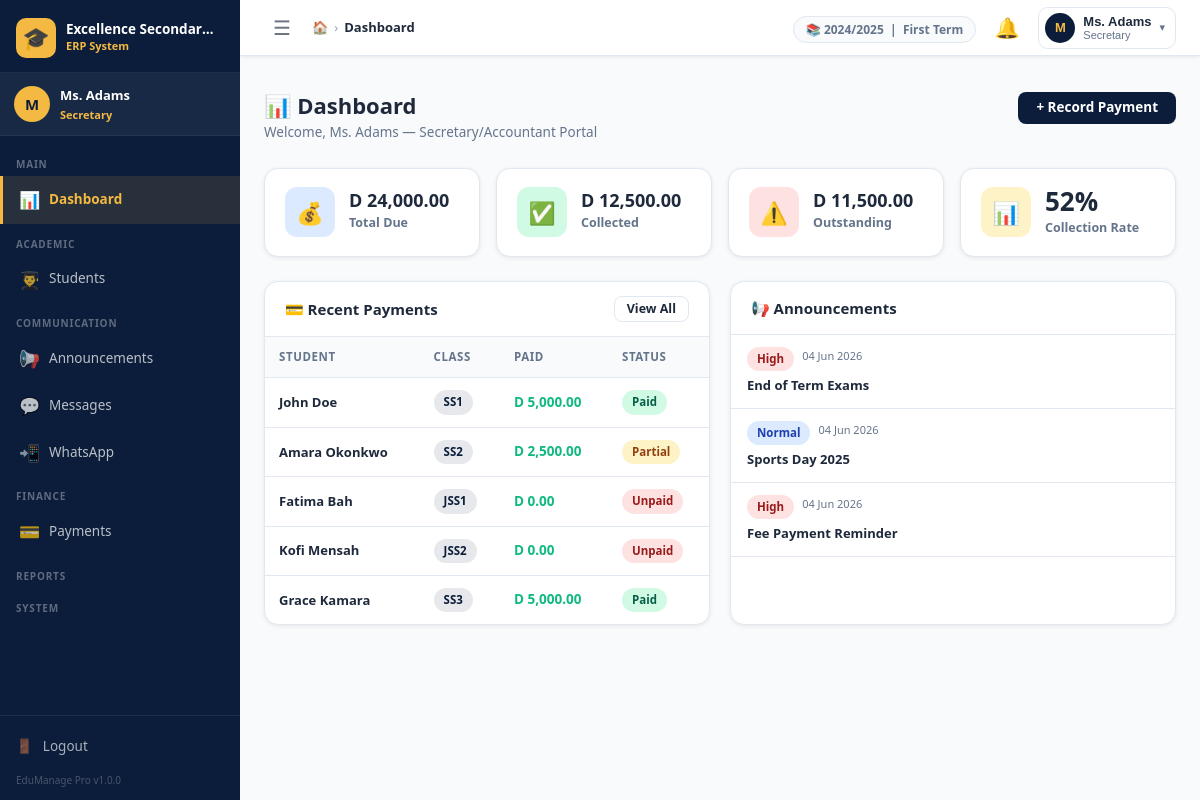
Screenshot of /secretary/dashboard.php (signed in) with the database file from the repository.
### tables this page shows
CREATE TABLE `settings` (
  `id`          INT UNSIGNED NOT NULL AUTO_INCREMENT,
  `setting_key` VARCHAR(100) NOT NULL UNIQUE,
  `setting_val` TEXT         DEFAULT NULL,
  `updated_at`  TIMESTAMP    NOT NULL DEFAULT CURRENT_TIMESTAMP ON UPDATE CURRENT_TIMESTAMP,
  PRIMARY KEY (`id`),
  KEY `idx_key` (`setting_key`)
);

CREATE TABLE `payments` (
  `id`             INT UNSIGNED  NOT NULL AUTO_INCREMENT,
  `payment_code`   VARCHAR(20)   NOT NULL UNIQUE,
  `student_id`     INT UNSIGNED  NOT NULL,
  `term_id`        INT UNSIGNED  NOT NULL,
  `session_id`     INT UNSIGNED  NOT NULL,
  `fee_type`       VARCHAR(100)  NOT NULL DEFAULT 'School Fees',
  `amount_due`     DECIMAL(10,2) NOT NULL DEFAULT 0,
  `amount_paid`    DECIMAL(10,2) NOT NULL DEFAULT 0,
  `balance`        DECIMAL(10,2) GENERATED ALWAYS AS (`amount_due`-`amount_paid`) STORED,
  `payment_date`   DATE          DEFAULT NULL,
  `payment_method` VARCHAR(50)   DEFAULT 'Cash',
  `receipt_no`     VARCHAR(50)   DEFAULT NULL,
  `status`         ENUM('paid','partial','unpaid') NOT NULL DEFAULT 'unpaid',
  `notes`          TEXT          DEFAULT NULL,
  `recorded_by`    INT UNSIGNED  DEFAULT NULL,
  `created_at`     TIMESTAMP     NOT NULL DEFAULT CURRENT_TIMESTAMP,
  `updated_at`     TIMESTAMP     NOT NULL DEFAULT CURRENT_TIMESTAMP ON UPDATE CURRENT_TIMESTAMP,
  PRIMARY KEY (`id`),
  CONSTRAINT `fk_pay_student` FOREIGN KEY (`student_id`) REFERENCES `students`(`id`) ON DELETE CASCADE,
  CONSTRAINT `fk_pay_term`    FOREIGN KEY (`term_id`)    REFERENCES `terms`(`id`),
  CONSTRAINT `fk_pay_session` FOREIGN KEY (`session_id`) REFERENCES `academic_sessions`(`id`)
);

CREATE TABLE `students` (
  `id`              INT UNSIGNED NOT NULL AUTO_INCREMENT,
  `user_id`         INT UNSIGNED DEFAULT NULL,
  `student_id`      VARCHAR(20)  NOT NULL UNIQUE,
  `full_name`       VARCHAR(100) NOT NULL,
  `gender`          ENUM('Male','Female') NOT NULL,
  `dob`             DATE         DEFAULT NULL,
  `class_id`        INT UNSIGNED NOT NULL,
  `session_id`      INT UNSIGNED NOT NULL,
  `parent_name`     VARCHAR(100) DEFAULT NULL,
  `parent_phone1`   VARCHAR(20)  NOT NULL,
  `parent_phone2`   VARCHAR(20)  NOT NULL,
  `parent_email`    VARCHAR(100) DEFAULT NULL,
  `address`         TEXT         DEFAULT NULL,
  `photo`           VARCHAR(255) DEFAULT NULL,
  `blood_group`     VARCHAR(5)   DEFAULT NULL,
  `medical_notes`   TEXT         DEFAULT NULL,
  `status`          ENUM('active','inactive','graduated','transferred') NOT NULL DEFAULT 'active',
  `enrolled_date`   DATE         DEFAULT NULL,
  `created_at`      TIMESTAMP    NOT NULL DEFAULT CURRENT_TIMESTAMP,
  `updated_at`      TIMESTAMP    NOT NULL DEFAULT CURRENT_TIMESTAMP ON UPDATE CURRENT_TIMESTAMP,
  PRIMARY KEY (`id`),
  KEY `idx_student_id` (`student_id`),
  KEY `idx_class`      (`class_id`),
  KEY `idx_session`    (`session_id`),
  CONSTRAINT `fk_student_class`   FOREIGN KEY (`class_id`)   REFERENCES `classes`(`id`),
  CONSTRAINT `fk_student_session` FOREIGN KEY (`session_id`) REFERENCES `academic_sessions`(`id`),
  CONSTRAINT `fk_student_user`    FOREIGN KEY (`user_id`)    REFERENCES `users`(`id`) ON DELETE SET NULL
);

CREATE TABLE `classes` (
  `id`          INT UNSIGNED NOT NULL AUTO_INCREMENT,
  `name`        VARCHAR(50)  NOT NULL UNIQUE,
  `description` VARCHAR(255) DEFAULT NULL,
  `capacity`    INT UNSIGNED DEFAULT 40,
  `sort_order`  INT UNSIGNED DEFAULT 0,
  `created_at`  TIMESTAMP    NOT NULL DEFAULT CURRENT_TIMESTAMP,
  PRIMARY KEY (`id`),
  KEY `idx_name` (`name`)
);

CREATE TABLE `announcements` (
  `id`         INT UNSIGNED NOT NULL AUTO_INCREMENT,
  `title`      VARCHAR(200) NOT NULL,
  `body`       TEXT         NOT NULL,
  `priority`   ENUM('high','normal','low') NOT NULL DEFAULT 'normal',
  `target`     ENUM('all','students','teachers','parents') NOT NULL DEFAULT 'all',
  `posted_by`  INT UNSIGNED NOT NULL,
  `expires_at` DATE         DEFAULT NULL,
  `created_at` TIMESTAMP    NOT NULL DEFAULT CURRENT_TIMESTAMP,
  PRIMARY KEY (`id`),
  CONSTRAINT `fk_ann_user` FOREIGN KEY (`posted_by`) REFERENCES `users`(`id`)
);

### config/db.php (called while the page is built, shortened)
<?php
class Database {
    private static ?PDO $instance = null;
    public static function getInstance(): PDO {
        if (self::$instance === null) {
            $dsn = sprintf(
                'mysql:host=%s;dbname=%s;charset=%s',
                DB_HOST, DB_NAME, DB_CHARSET
            );
            $options = [
                PDO::ATTR_ERRMODE            => PDO::ERRMODE_EXCEPTION,
                PDO::ATTR_DEFAULT_FETCH_MODE => PDO::FETCH_ASSOC,
                PDO::ATTR_EMULATE_PREPARES   => false,
                PDO::MYSQL_ATTR_INIT_COMMAND => "SET NAMES utf8mb4 COLLATE utf8mb4_unicode_ci",
            ];
            try {
                self::$instance = new PDO($dsn, DB_USER, DB_PASS, $options);
            } catch (PDOException $e) {
                error_log('[EduManage DB Error] ' . $e->getMessage());
                http_response_code(500);
                die(json_encode([
                    'success' => false,
                    'message' => 'Database connection failed. Please contact the administrator.'
                ]));
            }
        }
        return self::$instance;
    }
    public static function query(string $sql, array $params = []): PDOStatement {
        $stmt = self::getInstance()->prepare($sql);
        $stmt->execute($params);
        return $stmt;
    }
    public static function fetchOne(string $sql, array $params = []): ?array {
        $row = self::query($sql, $params)->fetch();
        return $row ?: null;
    }
    public static function fetchAll(string $sql, array $params = []): array {
        return self::query($sql, $params)->fetchAll();
    }
}

### includes/auth.php (called while the page is built, shortened)
<?php
function current_full_name(): string  { return $_SESSION['full_name'] ?? ''; }
function current_role_name(): string  { return $_SESSION['role_name'] ?? ''; }

### secretary/dashboard.php (the view, shortened to what this page needs)
<?php
$pageTitle  = 'Dashboard';
$sess_id = current_session_id();
$term_id = current_term_id();
$payStats = Database::fetchOne(
    "SELECT SUM(amount_due) AS total_due, SUM(amount_paid) AS total_paid,
            SUM(amount_due-amount_paid) AS total_balance,
            COUNT(CASE WHEN status='paid'    THEN 1 END) AS paid,
            COUNT(CASE WHEN status='partial' THEN 1 END) AS partial,
            COUNT(CASE WHEN status='unpaid'  THEN 1 END) AS unpaid,
            COUNT(*) AS total
     FROM payments WHERE session_id=? AND term_id=?",
    [$sess_id, $term_id]
);
$recentPayments = Database::fetchAll(
    "SELECT p.*, s.full_name, s.student_id AS sid, c.name AS class_name
     FROM payments p JOIN students s ON s.id=p.student_id JOIN classes c ON c.id=s.class_id
     WHERE p.session_id=? AND p.term_id=?
     ORDER BY p.created_at DESC LIMIT 10",
    [$sess_id, $term_id]
);
$announcements = Database::fetchAll(
    "SELECT a.*, u.full_name AS author FROM announcements a JOIN users u ON u.id=a.posted_by
     WHERE (a.expires_at IS NULL OR a.expires_at >= CURDATE())
     ORDER BY a.created_at DESC LIMIT 5"
);
include INCLUDES_PATH . '/header.php';
?>
<div class="page-header">
    <div class="page-header-left">
        <h1 class="page-title">📊 Dashboard</h1>
        <p class="page-subtitle">Welcome, <?= e(current_full_name()) ?> — Secretary/Accountant Portal</p>
    </div>
    <div class="page-header-actions">
        <a href="<?= BASE_URL ?>/secretary/payments.php" class="btn btn-primary">+ Record Payment</a>
    </div>
</div>
<div class="stats-grid mb-24" style="grid-template-columns:repeat(4,1fr)">
    <div class="stat-card stat-blue">
        <div class="stat-icon">💰</div>
        <div class="stat-info">
            <div class="stat-value" style="font-size:18px"><?= money((float)($payStats['total_due']??0)) ?></div>
            <div class="stat-label">Total Due</div>
        </div>
    </div>
    <div class="stat-card stat-green">
        <div class="stat-icon">✅</div>
        <div class="stat-info">
            <div class="stat-value" style="font-size:18px"><?= money((float)($payStats['total_paid']??0)) ?></div>
            <div class="stat-label">Collected</div>
        </div>
    </div>
    <div class="stat-card stat-red">
        <div class="stat-icon">⚠️</div>
        <div class="stat-info">
            <div class="stat-value" style="font-size:18px"><?= money((float)($payStats['total_balance']??0)) ?></div>
            <div class="stat-label">Outstanding</div>
        </div>
    </div>
    <div class="stat-card stat-gold">
        <div class="stat-icon">📊</div>
        <?php $rate = (float)($payStats['total_due']??0)>0 ? round(((float)$payStats['total_paid']/(float)$payStats['total_due'])*100) : 0; ?>
        <div class="stat-info">
            <div class="stat-value"><?= $rate ?>%</div>
            <div class="stat-label">Collection Rate</div>
        </div>
    </div>
</div>
<div class="grid-2">
    <div class="card">
        <div class="card-header">💳 Recent Payments
            <a href="<?= BASE_URL ?>/secretary/payments.php" class="btn btn-sm btn-outline">View All</a>
        </div>
        <div class="table-wrap">
            <table class="data-table">
                <thead><tr><th>Student</th><th>Class</th><th>Paid</th><th>Status</th></tr></thead>
                <tbody>
                <?php foreach ($recentPayments as $p): ?>
                    <tr>
                        <td><div style="font-weight:700;font-size:13px"><?= e($p['full_name']) ?></div></td>
                        <td><span class="badge badge-navy"><?= e($p['class_name']) ?></span></td>
                        <td style="color:var(--emerald);font-weight:700"><?= money($p['amount_paid']) ?></td>
                        <td><?= status_badge($p['status']) ?></td>
                    </tr>
                <?php endforeach; ?>
                </tbody>
            </table>
        </div>
    </div>
    <div class="card">
        <div class="card-header">📢 Announcements</div>
        <div style="padding:0">
            <?php foreach ($announcements as $ann): ?>
                <div style="padding:12px 16px;border-bottom:1px solid var(--border)">
                    <div style="display:flex;gap:8px;margin-bottom:4px">
                        <?= status_badge($ann['priority']) ?>
                        <span class="text-xs text-muted"><?= format_date($ann['created_at'],'d M Y') ?></span>
                    </div>
                    <div style="font-weight:700;font-size:13px"><?= e($ann['title']) ?></div>
                </div>
            <?php endforeach; ?>
        </div>
    </div>
</div>
<?php include INCLUDES_PATH . '/footer.php'; ?>

### includes/header.php (shortened to what this page needs)
<?php
$pageTitle   = $pageTitle   ?? 'Dashboard';
$schoolName  = get_setting('school_name', APP_NAME);
?>
<!DOCTYPE html>
<html lang="en">
<head>
    <link rel="stylesheet" href="<?= BASE_URL ?>/assets/css/style.css">
</head>
<body>
<div class="app-wrapper">
    <?php include INCLUDES_PATH . '/sidebar.php'; ?>
    <div class="main-area">
        <header class="topnav">
            <div class="topnav-left">
                <button class="sidebar-toggle" id="sidebarToggle" title="Toggle Sidebar">
                    ☰
                </button>
                <nav class="breadcrumb-nav">
                    <span class="bc-home">
                        <a href="<?= BASE_URL ?>/admin/dashboard.php">🏠</a>
                    </span>
                    <span class="bc-sep">›</span>
                    <span class="bc-current"><?= e($pageTitle) ?></span>
                </nav>
            </div>
            <div class="topnav-right">
                <div class="topnav-meta hidden-sm">
                    <span class="meta-pill">
                        📚 <?= e(get_setting('current_session', '—')) ?>
                        &nbsp;|&nbsp;
                        <?= e(get_setting('current_term', '—')) ?> Term
                    </span>
                </div>
                <div class="notif-wrap" id="notifWrap">
                    <button class="notif-btn" id="notifBtn" title="Notifications">
                        🔔
                    </button>
                </div>
                <div class="user-wrap" id="userWrap">
                    <button class="user-btn" id="userBtn">
                        <div class="user-avatar">
                            <?= strtoupper(substr(current_full_name(), 0, 1)) ?>
                        </div>
                        <div class="user-info hidden-sm">
                            <span class="user-name"><?= e(current_full_name()) ?></span>
                            <span class="user-role"><?= e(ucfirst(current_role_name())) ?></span>
                        </div>
                        <span class="user-caret">▾</span>
                    </button>
                </div>
            </div>
        </header>
        <div class="flash-container">
        </div>
        <main class="main-content">

### includes/functions.php (shortened to what this page needs)
<?php
function e(mixed $val): string {
    return htmlspecialchars((string)($val ?? ''), ENT_QUOTES | ENT_HTML5, 'UTF-8');
}
function get_setting(string $key, string $default = ''): string {
    static $cache = [];
    if (!isset($cache[$key])) {
        $row = Database::fetchOne(
            "SELECT setting_val FROM settings WHERE setting_key = ? LIMIT 1",
            [$key]
        );
        $cache[$key] = $row ? $row['setting_val'] : $default;
    }
    return $cache[$key] ?? $default;
}
function current_session(): ?array {
    return Database::fetchOne(
        "SELECT * FROM academic_sessions WHERE is_current = 1 LIMIT 1"
    );
}
function current_term(): ?array {
    return Database::fetchOne(
        "SELECT t.* FROM terms t
         JOIN academic_sessions s ON s.id = t.session_id
         WHERE t.is_current = 1 AND s.is_current = 1
         LIMIT 1"
    );
}
function current_session_id(): int {
    $s = current_session();
    return $s ? (int)$s['id'] : 0;
}
function current_term_id(): int {
    $t = current_term();
    return $t ? (int)$t['id'] : 0;
}
function status_badge(string $status): string {
    $map = [
        'active'    => 'badge-success',
        'inactive'  => 'badge-danger',
        'present'   => 'badge-success',
        'absent'    => 'badge-danger',
        'late'      => 'badge-warning',
        'paid'      => 'badge-success',
        'partial'   => 'badge-warning',
        'unpaid'    => 'badge-danger',
        'high'      => 'badge-danger',
        'normal'    => 'badge-primary',
        'low'       => 'badge-secondary',
        'graduated' => 'badge-purple',
        'transferred'=> 'badge-info',
    ];
    $cls = $map[strtolower($status)] ?? 'badge-secondary';
    return '<span class="badge ' . $cls . '">' . e(ucfirst($status)) . '</span>';
}
function format_date(string $date, string $format = 'd M Y'): string {
    return date($format, strtotime($date));
}
function money(float $amount): string {
    return get_setting('currency_symbol', 'D') . ' ' . number_format($amount, 2);
}

### rows the page displays
settings: setting_val "2024/2025"
settings: setting_val "First"
payments: student.full_name "John Doe", classes.name "SS1", amount_paid "D 5,000.00", status "Paid"
payments: student.full_name "Amara Okonkwo", classes.name "SS2", amount_paid "D 2,500.00", status "Partial"
payments: student.full_name "Fatima Bah", classes.name "JSS1", amount_paid "D 0.00", status "Unpaid"
payments: student.full_name "Kofi Mensah", classes.name "JSS2", amount_paid "D 0.00", status "Unpaid"
payments: student.full_name "Grace Kamara", classes.name "SS3", amount_paid "D 5,000.00", status "Paid"
announcements: priority "High", created_at "04 Jun 2026", title "End of Term Exams"
announcements: priority "Normal", created_at "04 Jun 2026", title "Sports Day 2025"
announcements: priority "High", created_at "04 Jun 2026", title "Fee Payment Reminder"

### other values shown
get_setting('school_name', APP_NAME) "Excellence Secondar…"
substr(current_full_name(), 0, 1) "M"
current_full_name() "Ms. Adams"
current_role_name() "Secretary"
$item['section'] "MAIN"
$item['icon'] "📊"
$item['label'] "Dashboard"
$item['section'] "ACADEMIC"
$item['icon'] "👨‍🎓"
$item['label'] "Students"
$item['section'] "COMMUNICATION"
$item['icon'] "📢"
$item['label'] "Announcements"
$item['icon'] "💬"
$item['label'] "Messages"
